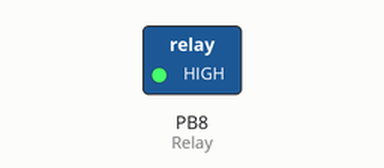
Simulated run of this sketch. Board: STM32 Blue Pill. Shown: switched loads named in the sketch (green lamp = pin HIGH).

Above: at 2.5 s.
At 7.5 s:
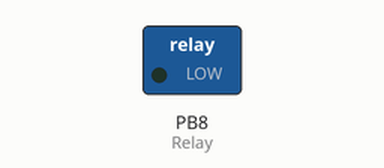
Timing chart, 0 to 13.0 s (numbered marks = the images above):
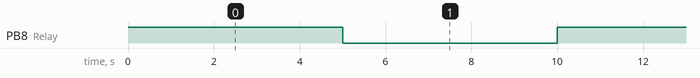

The sketch:

relais_stm32.ino
```cpp
int Relay = PB8;
void setup()
{
  pinMode(Relay, OUTPUT);
}
void loop()
{
  digitalWrite(Relay, HIGH);   //Turn off relay
  delay(5000);
  digitalWrite(Relay, LOW);    //Turn on relay
  delay(5000);
}
```

Measured:
- by itself, PB8 (Relay): alternates HIGH for 5.0 s and LOW for 5.0 s
